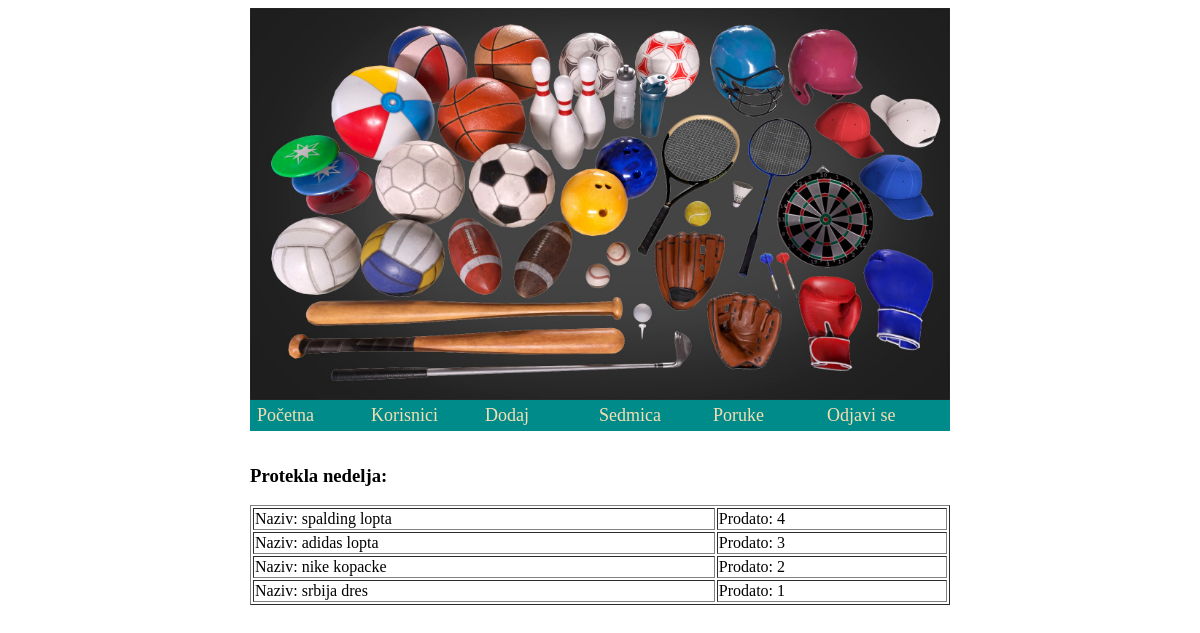
/mysql/weekly.php (signed in), run on the app's committed database.
### tables this page shows
CREATE TABLE IF NOT EXISTS `weekly` (
  `id` int(10) UNSIGNED NOT NULL AUTO_INCREMENT,
  `product_id` int(10) UNSIGNED NOT NULL,
  `sold` int(10) UNSIGNED NOT NULL,
  PRIMARY KEY (`id`),
  KEY `product_id` (`product_id`)
);

CREATE TABLE IF NOT EXISTS `products` (
  `id` int(10) UNSIGNED NOT NULL AUTO_INCREMENT,
  `name` varchar(45) NOT NULL,
  `stock` int(11) DEFAULT '0',
  `sold` int(11) DEFAULT '0',
  `price` int(11) DEFAULT '0',
  `pdesc` varchar(200) NOT NULL,
  `type_id` int(11) NOT NULL,
  PRIMARY KEY (`id`),
  KEY `type_id` (`type_id`)
);

### mysql/functions.php (called while the page is built, shortened)
<?php
$dbhost="localhost";
$dbname="sqldb";
$dbuser="myadmin";
$dbpassword="123";
$connection= new mysqli($dbhost, $dbuser, $dbpassword, $dbname);
function queryMysql($query){
    global $connection;
    $result=$connection->query($query);
    return $result;
}

### mysql/weekly.php (the view, shortened to what this page needs)
<?php
require_once "header.php";
?>
<div class="content">
    <?php
        $result = queryMysql("SELECT products.name, weekly.sold FROM weekly INNER JOIN products ON products.id=weekly.product_id");
        echo "<h3>Protekla nedelja:</h3>";
        echo "<table style='width:100%' border='1px solid black'>";
            while($row = $result->fetch_assoc()){
                echo "<tr>";
                echo "<td>";
                echo "Naziv: ".$row['name'];
                echo "</td>";
                echo "<td>";
                echo "Prodato: ".$row['sold'];
                echo "</td>";
                echo "</tr>" ;
            }
            echo "</table>";
    ?>
  </div>

### mysql/css/style.css (style rules this page uses)
.content { padding-top: 15px; margin-bottom: 50px; }

### data on the page
weekly: product.name "spalding lopta", sold "4"
weekly: product.name "adidas lopta", sold "3"
weekly: product.name "nike kopacke", sold "2"
weekly: product.name "srbija dres", sold "1"
